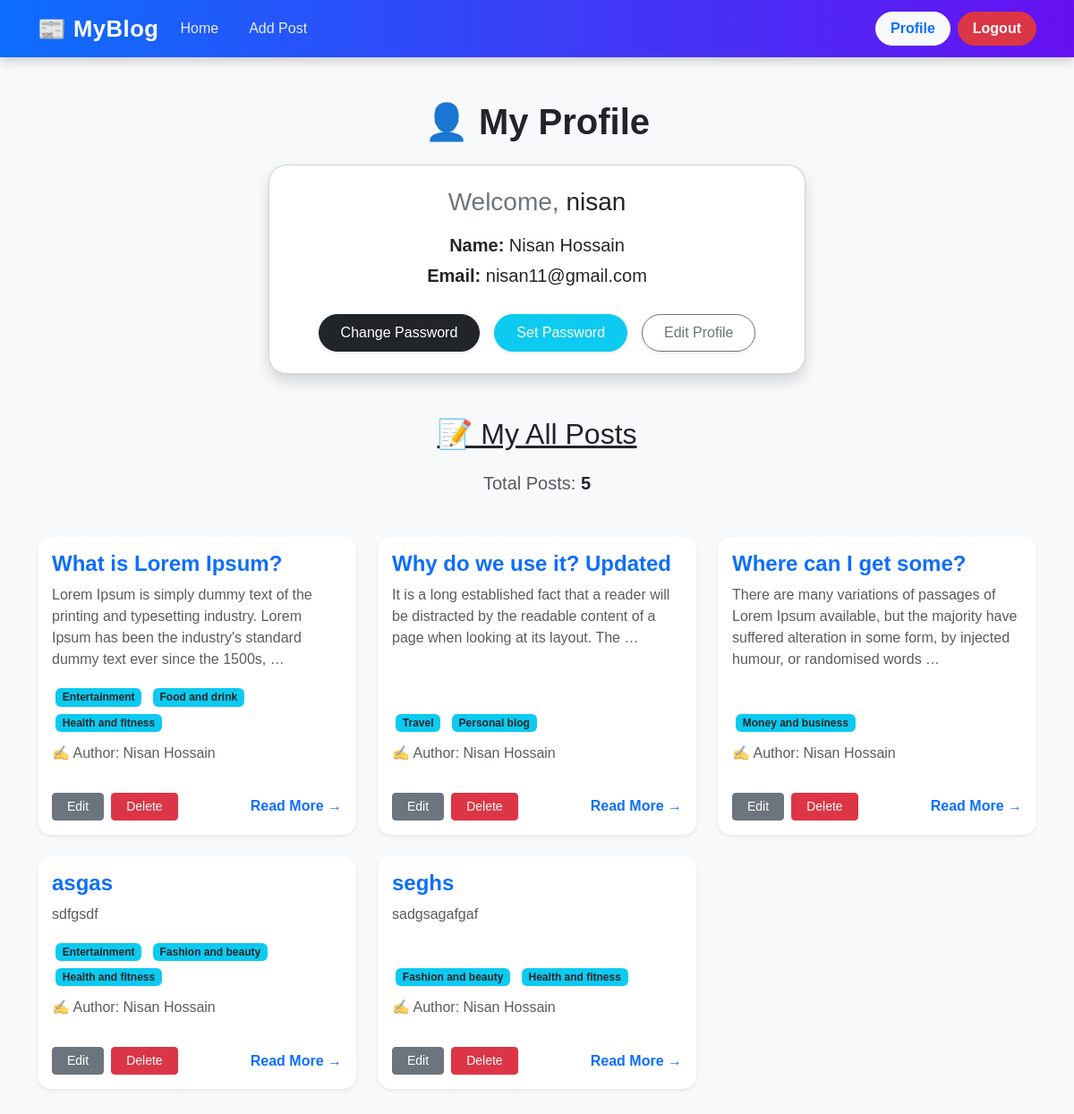
/author/profile/ (signed in), run on an earlier commit of the app's database.
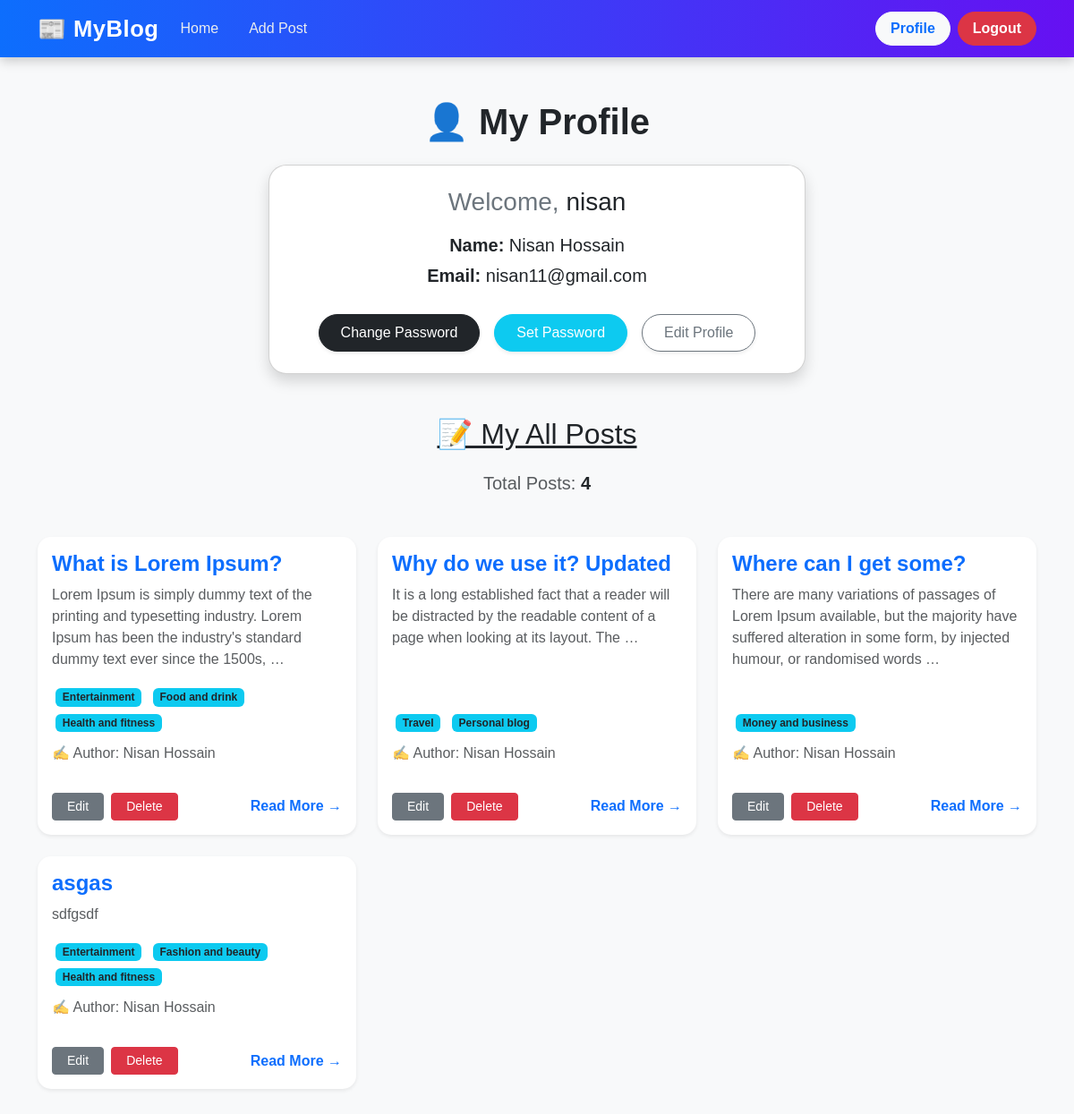
And on a later commit of the database.
### posts/models.py (models this page shows, shortened)
class PostModel(models.Model):
    title = models.CharField(max_length= 255)
    content = models.TextField()
    author = models.ForeignKey(User, on_delete= models.CASCADE)
    category = models.ManyToManyField(CategoryModel)
    created_at = models.DateTimeField(auto_now_add= True)

### categorys/models.py (models this page shows, shortened)
class CategoryModel(models.Model):
    name = models.CharField(max_length= 100)
    slug = models.SlugField(max_length= 255, unique= True)

### authors/views.py (the view)
# urls.py: path("profile/", views.profile_view, name= "profile"),
@login_required
def profile_view(req):
    data = PostModel.objects.filter(author = req.user)
    return render(req, "authors/profile.html", {"user": req.user, "data": data})

### authors/templates/authors/profile.html
{% extends 'base.html' %} {% load crispy_forms_tags %} {% block content %}
<div class="container mt-5 mb-5">
  <div class="text-center mb-5">
    <h1 class="fw-bold mb-4">👤 My Profile</h1>
    <div
      class="card shadow p-4 mx-auto"
      style="max-width: 600px; border-radius: 20px"
    >
      <h3 class="mb-3 text-secondary">
        Welcome, <span class="text-dark">{{ user.username }}</span>
      </h3>
      <p class="fs-5 mb-1">
        <strong>Name:</strong> {{ user.first_name }} {{ user.last_name }}
      </p>
      <p class="fs-5 mb-1"><strong>Email:</strong> {{ user.email }}</p>
      <div class="d-flex justify-content-center flex-wrap gap-3 mt-4">
        <a
          href="{% url 'pass_change' %}"
          class="btn btn-dark px-4 py-2 rounded-pill shadow-sm"
          >Change Password</a
        >
        <a
          href="{% url 'set_pass' %}"
          class="btn btn-info text-white px-4 py-2 rounded-pill shadow-sm"
          >Set Password</a
        >
        <a
          href="{% url 'profile_edit' %}"
          class="btn btn-outline-secondary px-4 py-2 rounded-pill shadow-sm"
          >Edit Profile</a
        >
      </div>
    </div>
  </div>
  <div class="mt-5">
    <h2 class="text-center text-decoration-underline mb-4">📝 My All Posts</h2>
    <h5 class="text-center text-muted mb-5">
      Total Posts: <span class="fw-bold text-dark">{{ data|length }}</span>
    </h5>
    {% if data %}
    <div class="row g-4">
      {% for i in data %}
      <div class="col-md-6 col-lg-4">
        <div class="card shadow-sm border-0 h-100" style="border-radius: 15px">
          <div class="card-body d-flex flex-column">
            <h4 class="card-title fw-bold text-primary mb-2">{{ i.title }}</h4>
            <p class="card-text text-muted flex-grow-1">
              {{ i.content|truncatewords:25 }}
            </p>
            <div class="mb-2">
              {% for cat in i.category.all %}
              <span class="badge bg-info text-dark m-1">{{ cat.name }}</span>
              {% empty %}
              <span class="badge bg-secondary">Uncategorized</span>
              {% endfor %}
            </div>
            <p class="text-muted mb-3">
              ✍️ Author: {{ i.author.first_name }} {{ i.author.last_name }}
            </p>
            <div class="d-flex justify-content-between align-items-center mt-3">
              <div class="d-flex gap-2">
                <a
                  href="{% url 'post_edit' i.id %}"
                  class="btn btn-secondary btn-sm px-3"
                  >Edit</a
                >
                <a
                  href="{% url 'post_delete' i.id %}"
                  class="btn btn-danger btn-sm px-3"
                  >Delete</a
                >
              </div>
              <a href="#" class="text-decoration-none text-primary fw-semibold"
                >Read More →</a
              >
            </div>
          </div>
        </div>
      </div>
      {% endfor %}
    </div>
    {% else %}
    <p class="text-center text-muted fs-5 mt-4">
      You haven’t posted anything yet 😢
    </p>
    {% endif %}
  </div>
</div>
{% endblock content %}

What changed in the data, as far as the page shows it:
removed PostModel: title "seghs", content "sadgsagafgaf", author.first_name "Nisan", author.last_name "Hossain", CategoryModel (name "Fashion and beauty"), CategoryModel (name "Health and fitness")
Also different on the page:
{{ data|length }}: "5" → "4"
